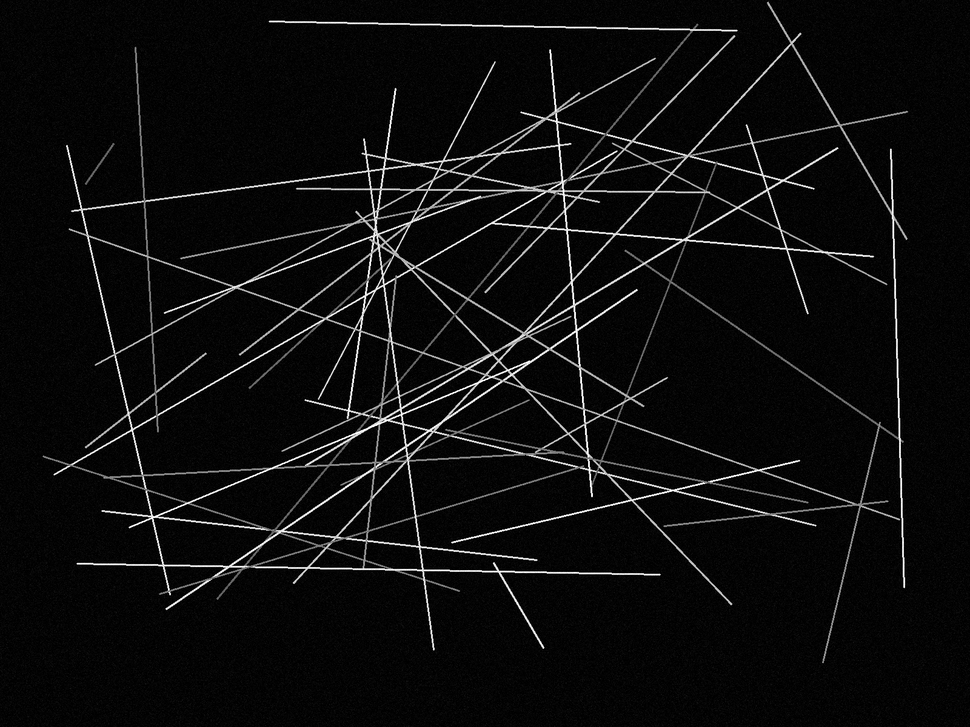
#> input picture dataset/search_image.png, 970 x 727 px, shrunk from 1600 x 1200 before the run, found by its file name
$ python find_match.py
#> lines starting #> are read from the running program, lines starting #| are printed output that depends on the picture; after the words box and inside, x2 and y2 are one past the last pixel; in counts of white or black regions, pixels touching at a corner belong together; long printed decimals are rounded
import cv2

# Load images
search = cv2.imread("dataset/search_image.png", 0)
#> search is the input picture: shape (727, 970); min 0, max 255, mean 13.2
reference = cv2.imread("dataset/reference_image.png", 0)
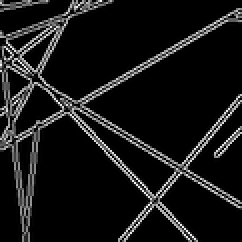
#> input picture dataset/reference_image.png, 121 x 121 px, shrunk from 200 x 200 before the run, found by its file name (shown 2 times larger)
#> reference is the input picture: shape (121, 121); min 0, max 247, mean 23.1

# Check images loaded correctly
if search is None or reference is None:
    print("Error: Images not found!")
    print("Check dataset folder names.")
    exit()

print("Images loaded successfully!")

# Template Matching
result = cv2.matchTemplate(
    search,
    reference,
    cv2.TM_CCOEFF_NORMED
)
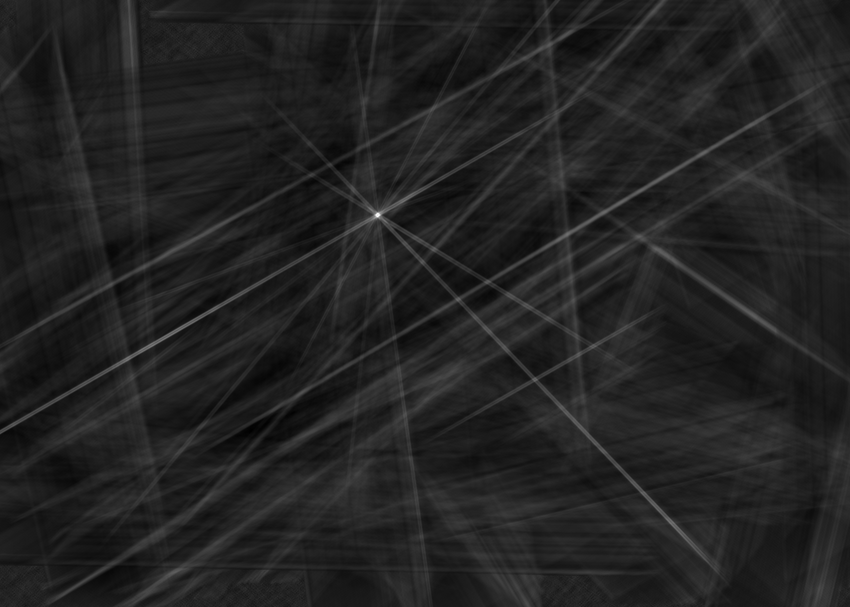
#> result: shape (607, 850) float32; min -0.0864, max 0.542, mean -0.000471; drawn with min black and max white

# Find best match location
min_val, max_val, min_loc, max_loc = cv2.minMaxLoc(result)
#> min_val = -0.0864; max_val = 0.542; min_loc = (250, 430); max_loc = (377, 216)

# Reference image size
h, w = reference.shape
#> h = 121; w = 121

# Calculate center point
center_x = max_loc[0] + w // 2
#> center_x = 437
center_y = max_loc[1] + h // 2
#> center_y = 276

# Display results
print("Matching Score:", max_val)
#| Matching Score: 0.5425
print("Predicted Center:", center_x, center_y)
#| Predicted Center: 437 276


# Draw rectangle on matched area
search_color = cv2.imread("dataset/search_image.png")

top_left = max_loc
#> top_left = (377, 216)
bottom_right = (
    max_loc[0] + w,
    max_loc[1] + h
)
#> bottom_right = (498, 337)

cv2.rectangle(
    search_color,
    top_left,
    bottom_right,
    (0, 255, 0),
    3
)
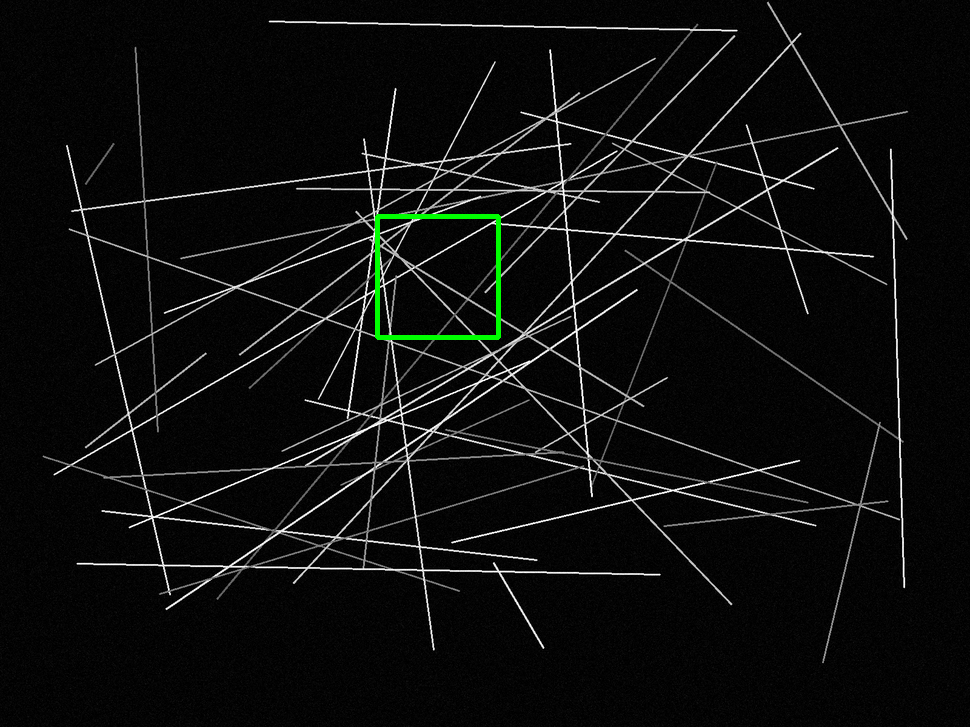
#> search_color: shape (727, 970, 3); 0.34% of pixels changed, all inside (x1, y1, x2, y2) = (375, 214, 501, 340)

# Save result image
cv2.imwrite(
    "dataset/match_result.png",
    search_color
)

print("Result saved: dataset/match_result.png")
